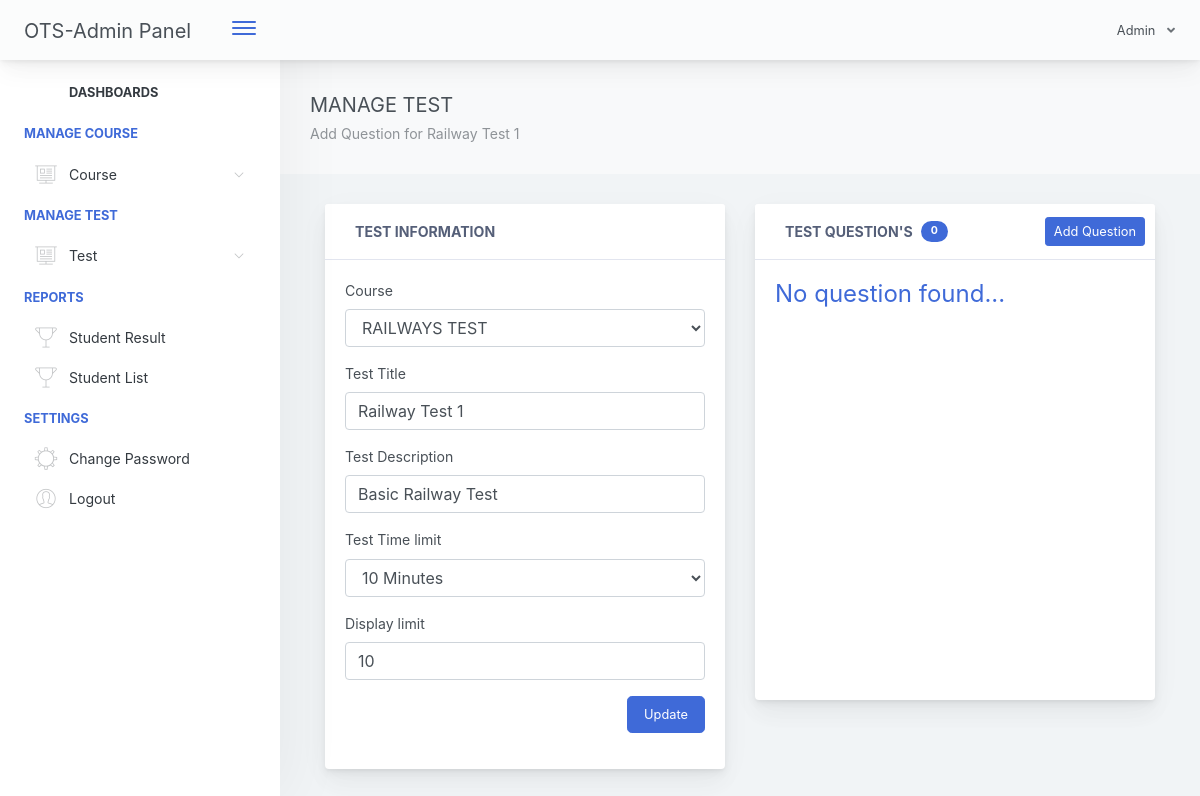
Screenshot of /admin/manage-test.php?id=4 (signed in) with the database file from the repository.
### tables this page shows
CREATE TABLE `test_tbl` (
  `test_id` int(11) NOT NULL,
  `cou_id` int(11) NOT NULL,
  `test_title` varchar(1000) NOT NULL,
  `test_time_limit` varchar(1000) NOT NULL,
  `test_questlimit_display` int(11) NOT NULL,
  `test_description` varchar(1000) NOT NULL,
  `test_created` timestamp NOT NULL DEFAULT current_timestamp() ON UPDATE current_timestamp()
);

CREATE TABLE `course_tbl` (
  `cou_id` int(11) NOT NULL,
  `cou_name` varchar(1000) NOT NULL,
  `cou_created` timestamp NOT NULL DEFAULT current_timestamp() ON UPDATE current_timestamp()
);

### admin/manage-test.php (the view, shortened to what this page needs)
<?php include("includes/header.php"); ?>
<div class="app-main">
<?php include("includes/sidebar.php"); ?>
<?php
   $exId = $_GET['id'];
   $selTest = $dbh->query("SELECT * FROM test_tbl WHERE test_id='$exId' ");
   $selTestRow = $selTest->fetch(PDO::FETCH_ASSOC);
   $courseId = $selTestRow['cou_id'];
   $selCourse = $dbh->query("SELECT cou_name as courseName FROM course_tbl WHERE cou_id='$courseId' ")->fetch(PDO::FETCH_ASSOC);
 ?>
<div class="app-main__outer">
        <div class="app-main__inner">
            <div class="app-page-title">
                <div class="page-title-wrapper">
                     <div class="page-title-heading">
                        <div> MANAGE TEST
                            <div class="page-title-subheading">
                              Add Question for <?php echo $selTestRow['test_title']; ?>
                            </div>
                        </div>
                    </div>
                </div>
            </div>
            <div class="col-md-12">
            <div id="refreshData">
            <div class="row">
                  <div class="col-md-6">
                      <div class="main-card mb-3 card">
                          <div class="card-header">
                            <i class="header-icon lnr-license icon-gradient bg-plum-plate"> </i>Test Information
                          </div>
                          <div class="card-body">
                           <form method="post" id="updateTestFrm">
                               <div class="form-group">
                                <label>Course</label>
                                <select class="form-control" name="courseId" required="">
                                  <option value="<?php echo $selTestRow['cou_id']; ?>"><?php echo $selCourse['courseName']; ?></option>
                                </select>
                              </div>
                              <div class="form-group">
                                <label>Test Title</label>
                                <input type="" name="examTitle" class="form-control" required="" value="<?php echo $selTestRow['test_title']; ?>">
                              </div>
                              <div class="form-group">
                                <label>Test Description</label>
                                <input type="" name="examDesc" class="form-control" required="" value="<?php echo $selTestRow['test_description']; ?>">
                              </div>
                              <div class="form-group">
                                <label>Test Time limit</label>
                                <select class="form-control" name="examLimit" required="">
                                  <option value="<?php echo $selTestRow['test_time_limit']; ?>"><?php echo $selTestRow['test_time_limit']; ?> Minutes</option>
                                </select>
                              </div>
                              <div class="form-group">
                                <label>Display limit</label>
                                <input type="number" name="examQuestDipLimit" class="form-control" value="<?php echo $selTestRow['test_questlimit_display']; ?>">
                              </div>
                              <div class="form-group" align="right">
                                <button type="submit" class="btn btn-primary btn-lg">Update</button>
                              </div>
                           </form>
                          </div>
                      </div>
                  </div>
                  <div class="col-md-6">
                    <?php
                        $selQuest = $dbh->query("SELECT * FROM test_question_tbl WHERE test_id='$exId' ORDER BY tqt_id desc");
                    ?>
                     <div class="main-card mb-3 card">
                          <div class="card-header"><i class="header-icon lnr-license icon-gradient bg-plum-plate"> </i>Test Question's
                            <span class="badge badge-pill badge-primary ml-2">
                              <?php echo $selQuest->rowCount(); ?>
                            </span>
                             <div class="btn-actions-pane-right">
                                <button class="btn btn-sm btn-primary " data-toggle="modal" data-target="#modalForAddQuestion">Add Question</button>
                              </div>
                          </div>
                          <div class="card-body" >
                            <div class="scroll-area-sm" style="min-height: 400px;">
                               <div class="scrollbar-container">
                            <?php
                               if($selQuest->rowCount() > 0)
                               {  ?>
                                 <div class="table-responsive">
                                    <table class="align-middle mb-0 table table-borderless table-striped table-hover" id="tableList">
                                        <thead>
                                        <tr>
                                            <th class="text-left pl-1">Course Name</th>
                                            <th class="text-center" width="20%">Action</th>
                                        </tr>
                                        </thead>
                                        <tbody>
                                          <?php
                                            if($selQuest->rowCount() > 0)
                                            {
                                               $i = 1;
                                               while ($selQuestionRow = $selQuest->fetch(PDO::FETCH_ASSOC)) { ?>
                                                <tr>
                                                        <td >
                                                            <b><?php echo $i++ ; ?> .) <?php echo $selQuestionRow['test_question']; ?></b><br>
                                                            <?php
                                                              if($selQuestionRow['test_ch1'] == $selQuestionRow['test_answer'])
                                                              { ?>
                                                                <span class="pl-4 text-success">A - <?php echo  $selQuestionRow['test_ch1']; ?></span><br>
                                                              <?php }
                                                              else
                                                              { ?>
                                                                <span class="pl-4">A - <?php echo $selQuestionRow['test_ch1']; ?></span><br>
                                                              <?php }
                                                              if($selQuestionRow['test_ch2'] == $selQuestionRow['test_answer'])
                                                              { ?>
                                                                <span class="pl-4 text-success">B - <?php echo $selQuestionRow['test_ch2']; ?></span><br>
                                                              <?php }
                                                              else
                                                              { ?>
                                                                <span class="pl-4">B - <?php echo $selQuestionRow['test_ch2']; ?></span><br>
                                                              <?php }
                                                              if($selQuestionRow['test_ch3'] == $selQuestionRow['test_answer'])
                                                              { ?>
                                                                <span class="pl-4 text-success">C - <?php echo $selQuestionRow['test_ch3']; ?></span><br>
                                                              <?php }
                                                              else
                                                              { ?>
                                                                <span class="pl-4">C - <?php echo $selQuestionRow['test_ch3']; ?></span><br>
                                                              <?php }
                                                              if($selQuestionRow['test_ch4'] == $selQuestionRow['test_answer'])
                                                              { ?>
                                                                <span class="pl-4 text-success">D - <?php echo $selQuestionRow['test_ch4']; ?></span><br>
                                                              <?php }
                                                              else
                                                              { ?>
                                                                <span class="pl-4">D - <?php echo $selQuestionRow['test_ch4']; ?></span><br>
                                                              <?php }
                                                             ?>
                                                        </td>
                                                        <td class="text-center">
                                                         <a rel="facebox" href="facebox_modal/updateQuestion.php?id=<?php echo $selQuestionRow['tqt_id']; ?>" class="btn btn-sm btn-primary btn-block">Update</a>
                                                         <button type="button" id="deleteQuestion" data-id='<?php echo $selQuestionRow['tqt_id']; ?>'  class="btn btn-danger btn-block mt-2 btn-sm">Delete</button>
                                                        </td>
                                                    </tr>
                                               <?php }
                                            }
                                            else
                                            { ?>
                                                <tr>
                                                  <td colspan="2">
                                                    <h3 class="p-3">No Course Found</h3>
                                                  </td>
                                                </tr>
                                            <?php }
                                           ?>
                                        </tbody>
                                    </table>
                                </div>
                               <?php }
                               else
                               { ?>
                                  <h4 class="text-primary">No question found...</h4>
                                 <?php
                               }
                             ?>
                               </div>
                            </div>
                          </div>
                      </div>
                  </div>
              </div>
            </div>
            </div>
            </div>
<?php include("includes/footer.php"); ?>

### rows the page displays
test_tbl: test_title "Railway Test 1", examTitle "Railway Test 1", examDesc "Basic Railway Test", examLimit "10 Minutes", examQuestDipLimit "10"
course_tbl: courseId "RAILWAYS TEST"

### other values shown
$selQuest->rowCount() "0"
